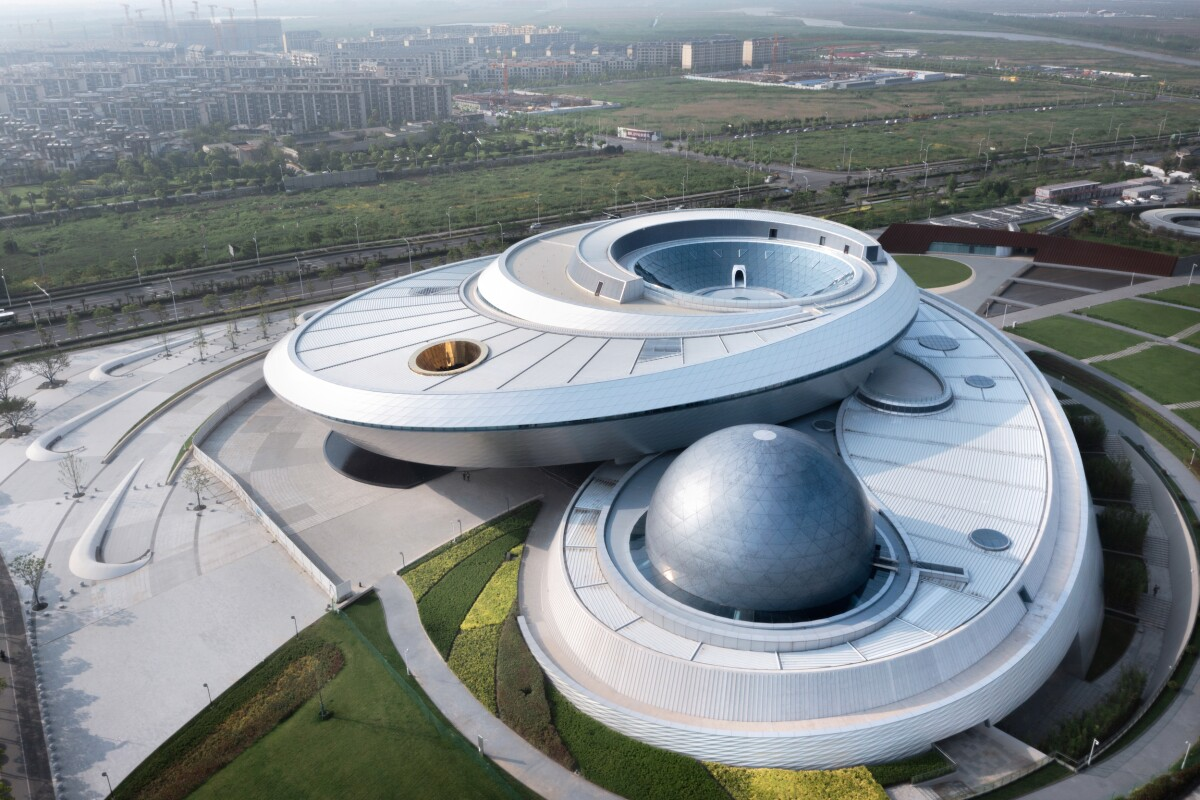
#> input picture imagee.jpg, 1200 x 800 px
$ jupyter execute 'Exp 7.3.ipynb'   (older library calls are emulated)
#> lines starting #> are read from the running program, lines starting #| are printed output that depends on the picture
[cell 1]
import cv2
import matplotlib.pyplot as plt
image=cv2.imread("imagee.jpg")
#> image is the input picture: shape (800, 1200, 3); mean B, G, R 137.9, 134.8, 127.7
gray_img=cv2.cvtColor(image,cv2.COLOR_BGR2GRAY)
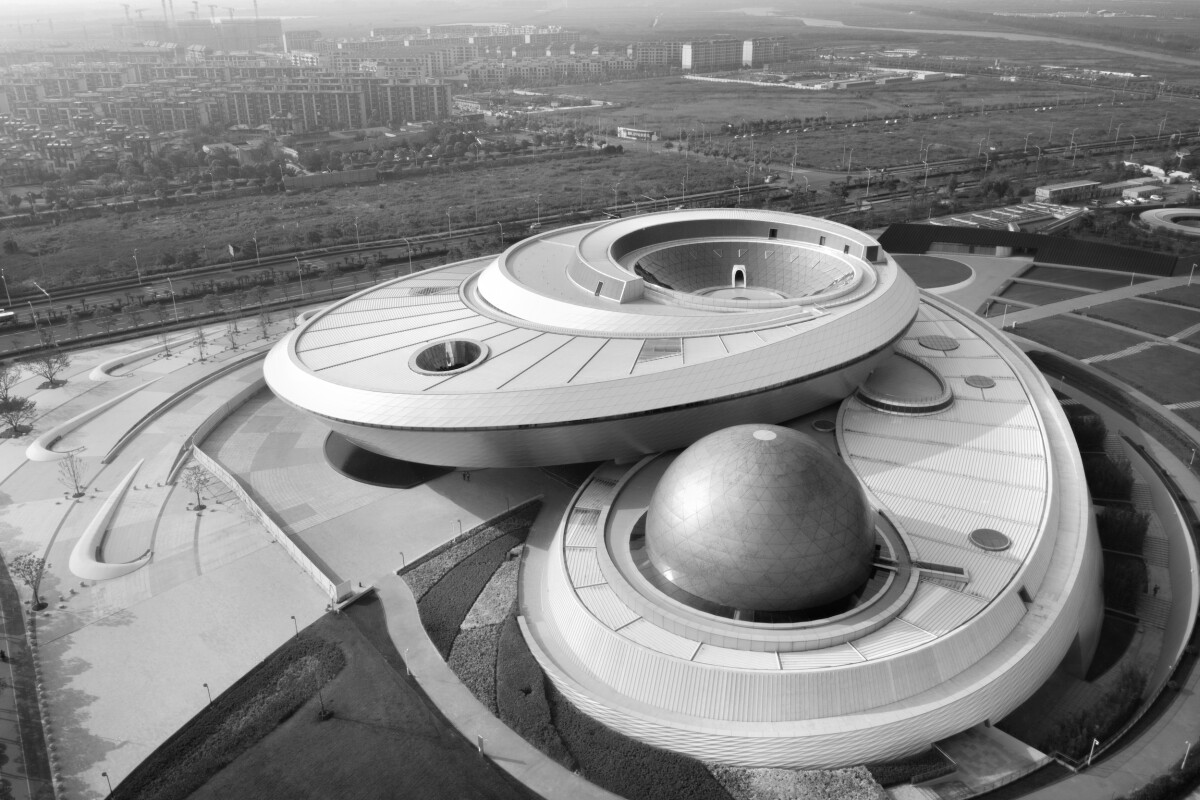
#> gray_img: shape (800, 1200); min 1, max 255, mean 133
img=cv2.GaussianBlur(gray_img,(3,3),0)
sobelxy=cv2.Sobel(img,cv2.CV_64F,1,1,ksize=5)
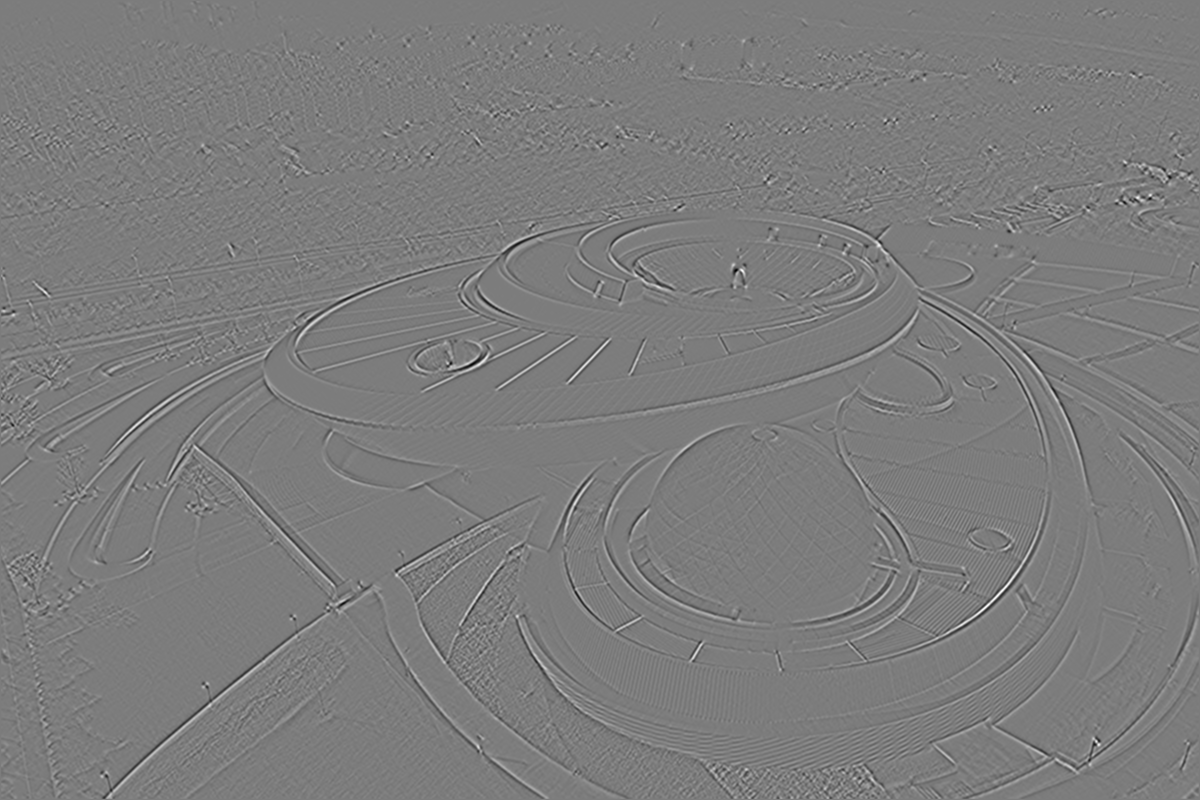
#> sobelxy: shape (800, 1200) float64; min -1146, max 1196, mean 0; drawn with min black and max white
plt.figure(figsize=(16,16))
plt.subplot(1,2,1)
plt.imshow(img,cmap='Oranges')
plt.title('Gray')
plt.subplot(1,2,2)
plt.imshow(sobelxy,cmap='Oranges')
plt.title("Sobel-XY")
plt.xticks([])
plt.yticks([])
plt.show()
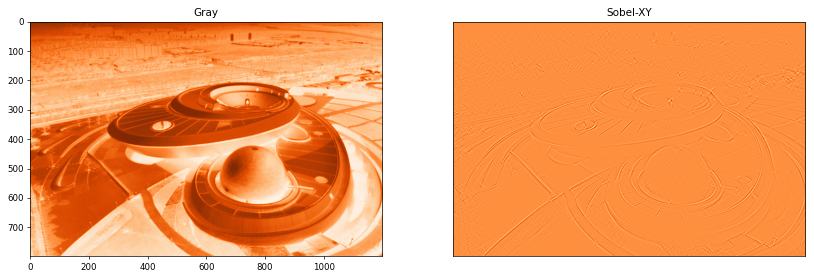
#> figure drawn by matplotlib, 2 panels
